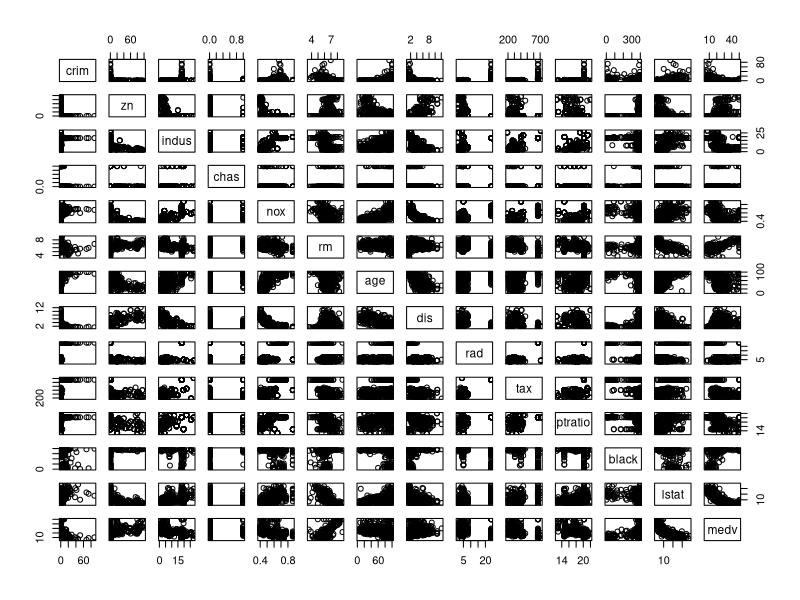
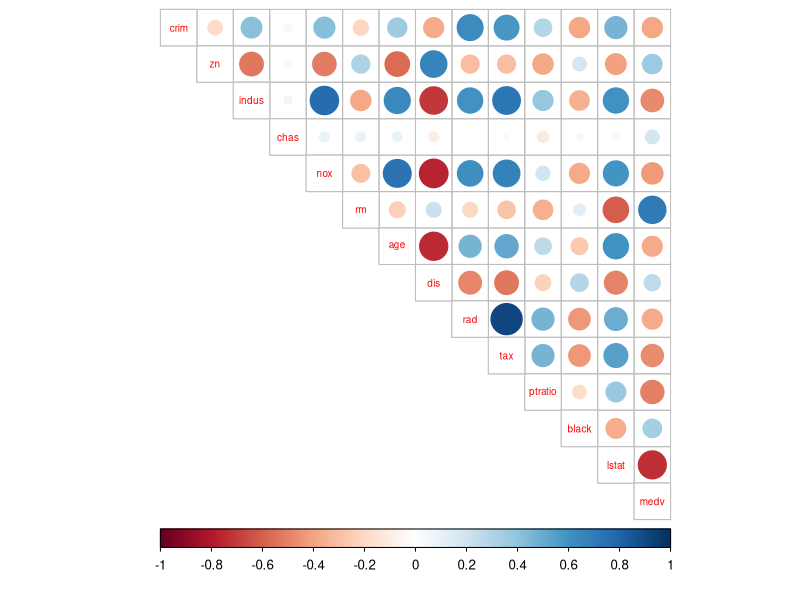
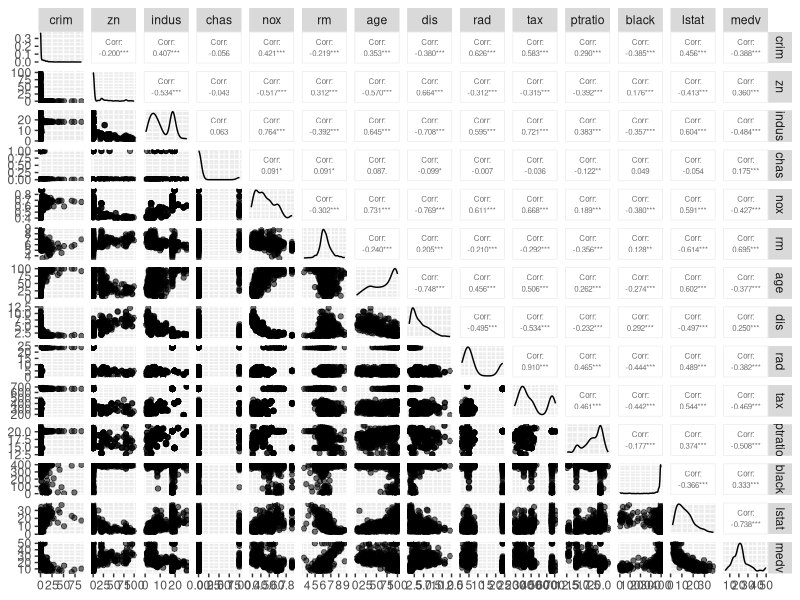
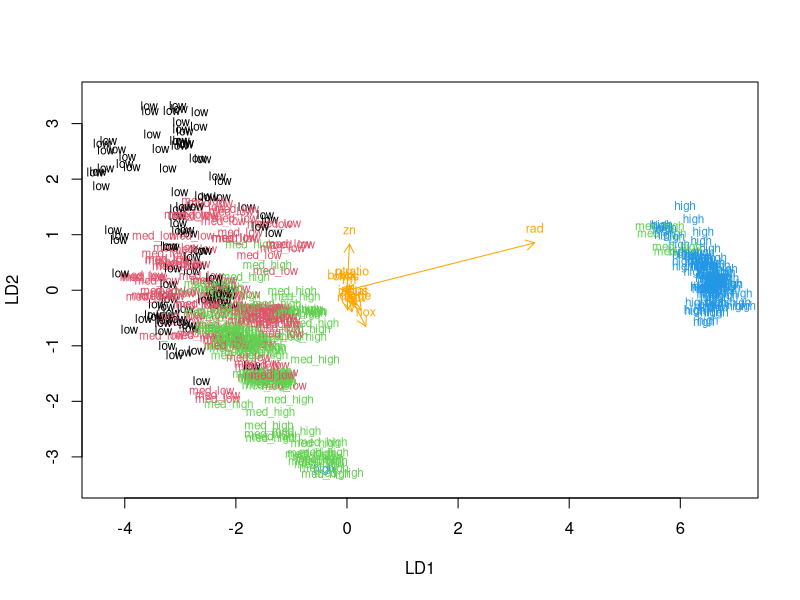
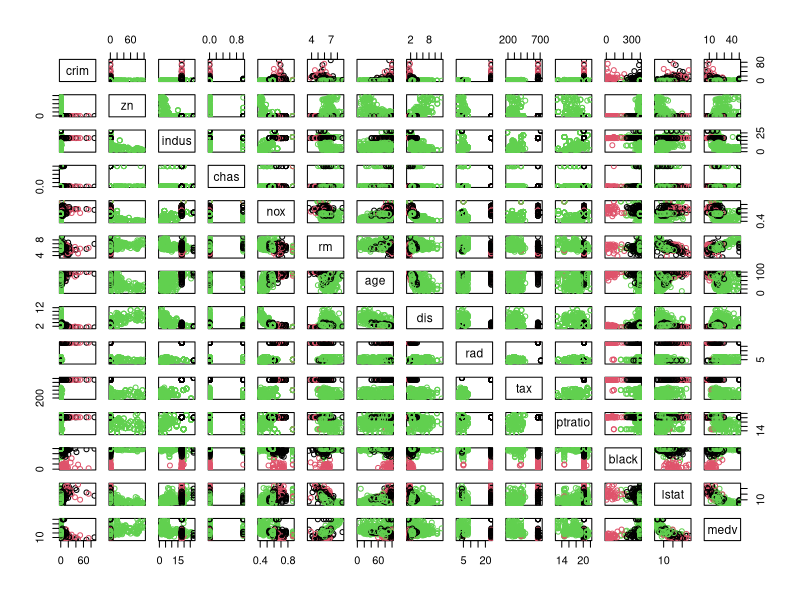
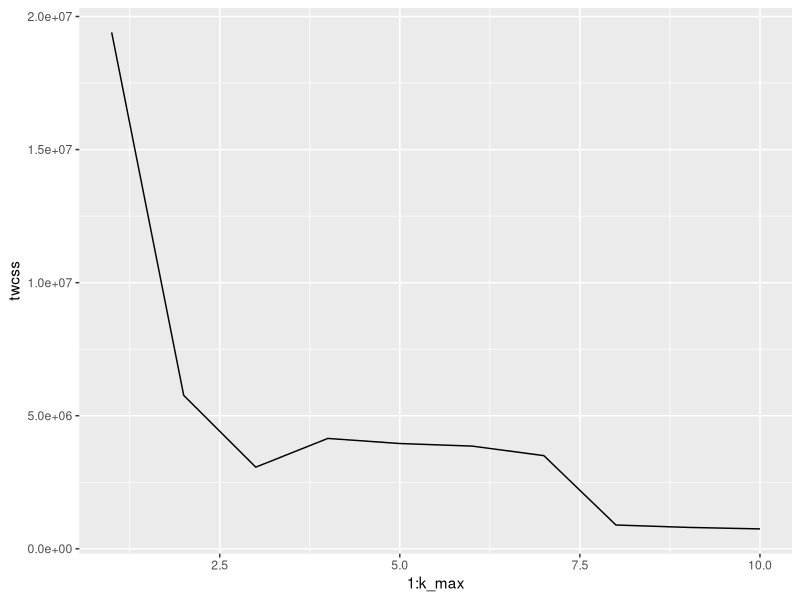
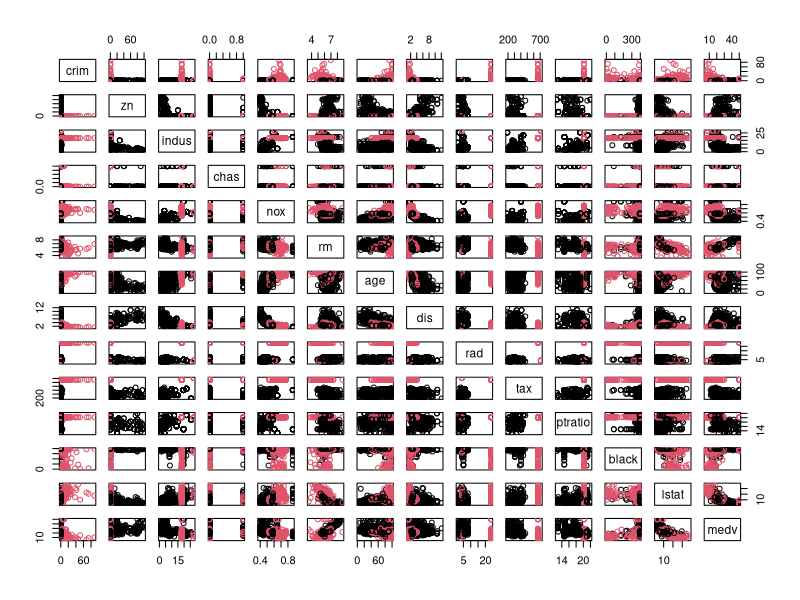
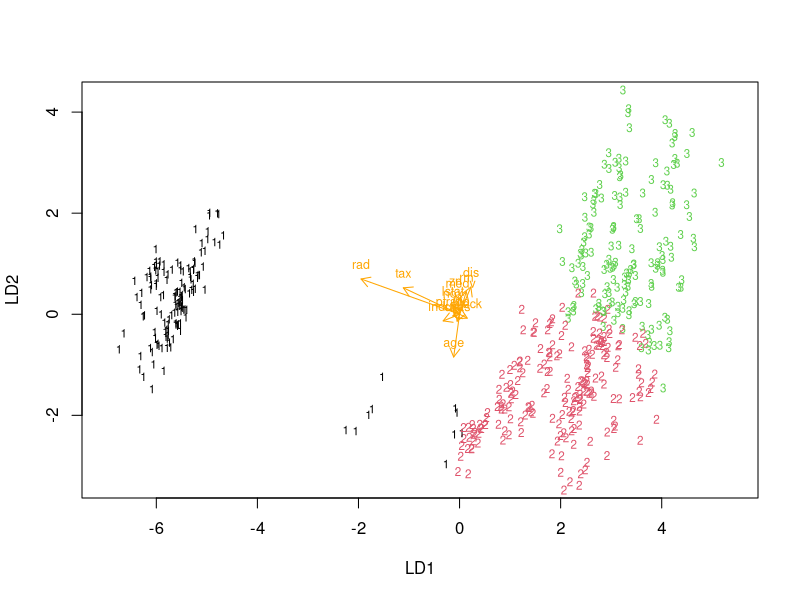

The R source for these figures, in order:
## ---- chunk 1
date()
## ---- chunk 2

# access the MASS package
library(MASS)

# load the data
data("Boston")

# explore the dataset
str(Boston)
summary(Boston)

## ---- chunk 3
# MASS, corrplot, tidyr and Boston dataset are available
library(tidyr)
library(corrplot)

# plot matrix of the variables
pairs(Boston)



# calculate the correlation matrix and round it
cor_matrix<-cor(Boston) %>% round(digits = 2)

# print the correlation matrix
cor_matrix

# visualize the correlation matrix
corrplot(cor_matrix, method="circle", type="upper", cl.pos="b", tl.pos="d", tl.cex = 0.6)



# access the GGally and ggplot2 libraries
library(GGally)
library(ggplot2)
library(dplyr)



# create a more advanced plot matrix with ggpairs() : draws all possible scatter plots from the columns of a data frame, resulting in a scatter plot matrix.
p <- ggpairs(Boston, mapping = aes( alpha = 0.3), lower = list(combo = wrap("facethist", bins = 20)),upper = list(continuous = wrap("cor", size = 2)))
# draw the plot
p


## ---- chunk 4
# center and standardize variables
boston_scaled <- scale(Boston)

# summaries of the scaled variables
summary(boston_scaled)

# class of the boston_scaled object
class(boston_scaled)

# change the object to data frame
boston_scaled <- as.data.frame(boston_scaled)

## ---- chunk 5
# summary of the scaled crime rate
summary(boston_scaled$crim)

# create a quantile vector of crim and print it
bins <- quantile(boston_scaled$crim)
bins

# create a categorical variable 'crime'
crime <- cut(boston_scaled$crim, breaks = bins, include.lowest = TRUE, labels = c("low", "med_low", "med_high", "high"))

# look at the table of the new factor crime
table(crime)


## ---- chunk 6
# remove original crim from the dataset
boston_scaled <- dplyr::select(boston_scaled, -crim)

# add the new categorical value to scaled data
boston_scaled <- data.frame(boston_scaled, crime)

## ---- chunk 7
# number of rows in the Boston dataset 
n <- nrow(boston_scaled)

# choose randomly 80% of the rows
ind <- sample(n,  size = n * 0.8)

# create train set
train <- boston_scaled[ind,]

# create test set 
test <- boston_scaled[-ind,]


## ---- chunk 8
# linear discriminant analysis
lda.fit <- lda(crime ~ ., data = train)

# print the lda.fit object
lda.fit

## ---- chunk 9

# the function for lda biplot arrows
lda.arrows <- function(x, myscale = 1, arrow_heads = 0.1, color = "orange", tex = 0.75, choices = c(1,2)){
  heads <- coef(x)
  arrows(x0 = 0, y0 = 0, 
         x1 = myscale * heads[,choices[1]], 
         y1 = myscale * heads[,choices[2]], col=color, length = arrow_heads)
  text(myscale * heads[,choices], labels = row.names(heads), 
       cex = tex, col=color, pos=3)
}

# target classes as numeric
classes <- as.numeric(train$crime)

# plot the lda results
plot(lda.fit, dimen = 2, col = classes, pch = classes)
lda.arrows(lda.fit, myscale = 1)
## ---- chunk 10
# save the correct classes from test data
correct_classes <- test$crime

# remove the crime variable from test data
test <- dplyr::select(test, -crime)

# predict classes with test data
lda.pred <- predict(lda.fit, newdata = test)

# cross tabulate the results
table(correct = correct_classes, predicted = lda.pred$class)
## ---- chunk 11

# load MASS and Boston
library(MASS)
data('Boston')

# center and standardize variables
boston_scaled <- scale(Boston)


# change the object to data frame
boston_scaled <- as.data.frame(boston_scaled)


# euclidean distance matrix
dist_eu <- dist(Boston)

# look at the summary of the distances
summary(dist_eu)

# manhattan distance matrix
dist_man <- dist(Boston, method = 'manhattan')

# look at the summary of the distances
summary(dist_man)

## ---- chunk 12
# k-means clustering
km <-kmeans(Boston, centers = 3)

# plot the Boston dataset with clusters
pairs(Boston, col = km$cluster)
## ---- chunk 13
set.seed(123)

# determine the number of clusters
k_max <- 10

# calculate the total within sum of squares
twcss <- sapply(1:k_max, function(k){kmeans(Boston, k)$tot.withinss})

# visualize the results
qplot(x = 1:k_max, y = twcss, geom = 'line')

## ---- chunk 14

# k-means clustering
km <-kmeans(Boston, centers = 2)

# plot the Boston dataset with clusters
pairs(Boston, col = km$cluster)

## ---- chunk 15

data("Boston")

boston_scaled <- Boston %>%
  scale %>%
  as.data.frame

set.seed(123) 
# k-means clustering
km <- kmeans(boston_scaled, centers = 3)

# clusters
boston_b <- boston_scaled %>% 
  mutate(crim = as.factor(km$cluster))

# number of rows in the Boston dataset 
n <- nrow(boston_b)

# choose randomly 80% of the rows
ind <- sample(n,  size = n * 0.8)

# create train set
train <- boston_b

# create test set
test <- boston_b

correct_classes <- test$crim

test <- dplyr::select(test, -crim)

#  perform LDA using the clusters as target classes
lda.fit <- lda(crim ~ ., data = train)

# target classes as numeric
classes <- as.numeric(train$crim)

# plot the lda results
plot(lda.fit, dimen = 2, col = classes, pch = classes)
lda.arrows(lda.fit, myscale = 1)

